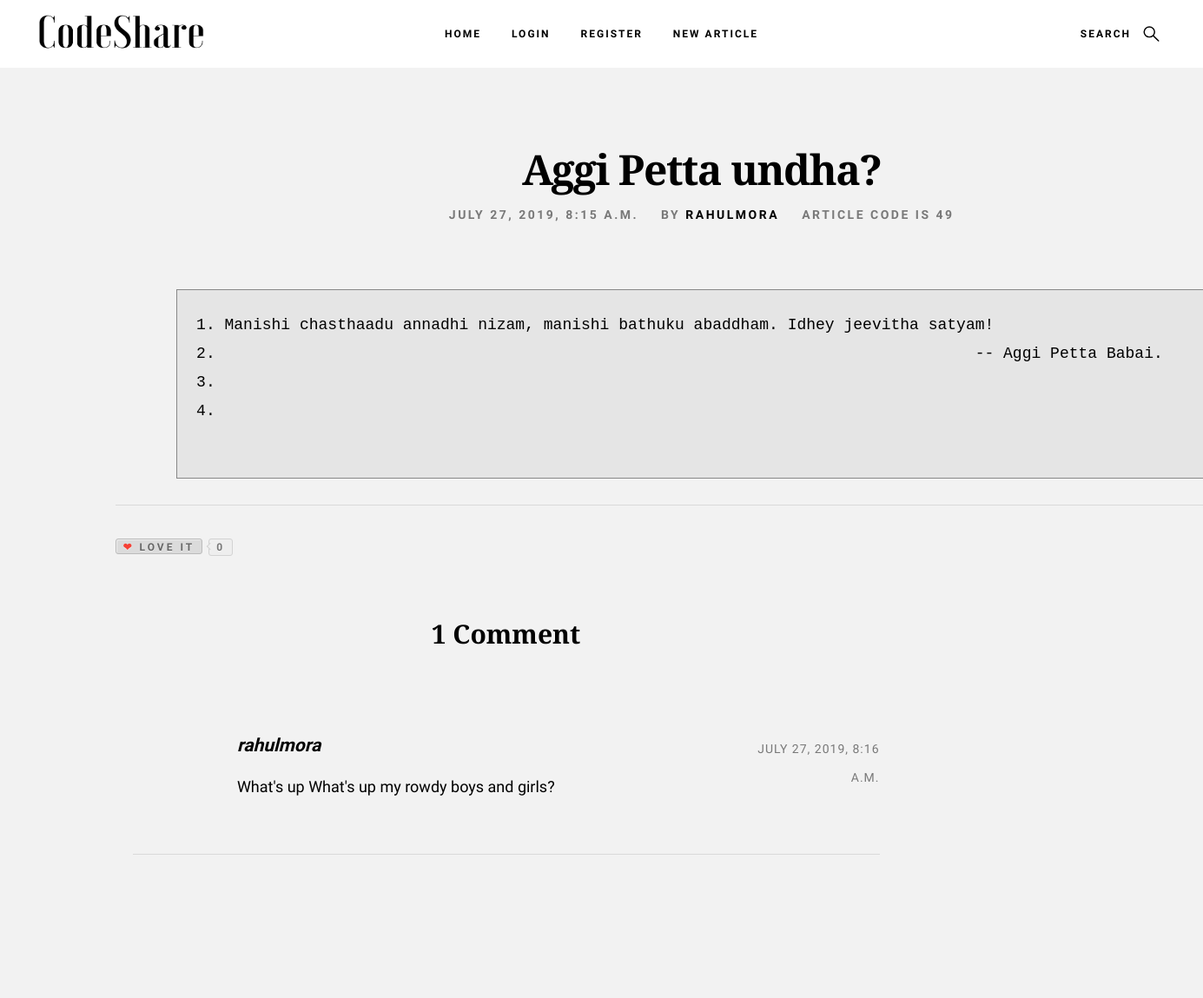
Before: /snippets/49/ with the older database file.
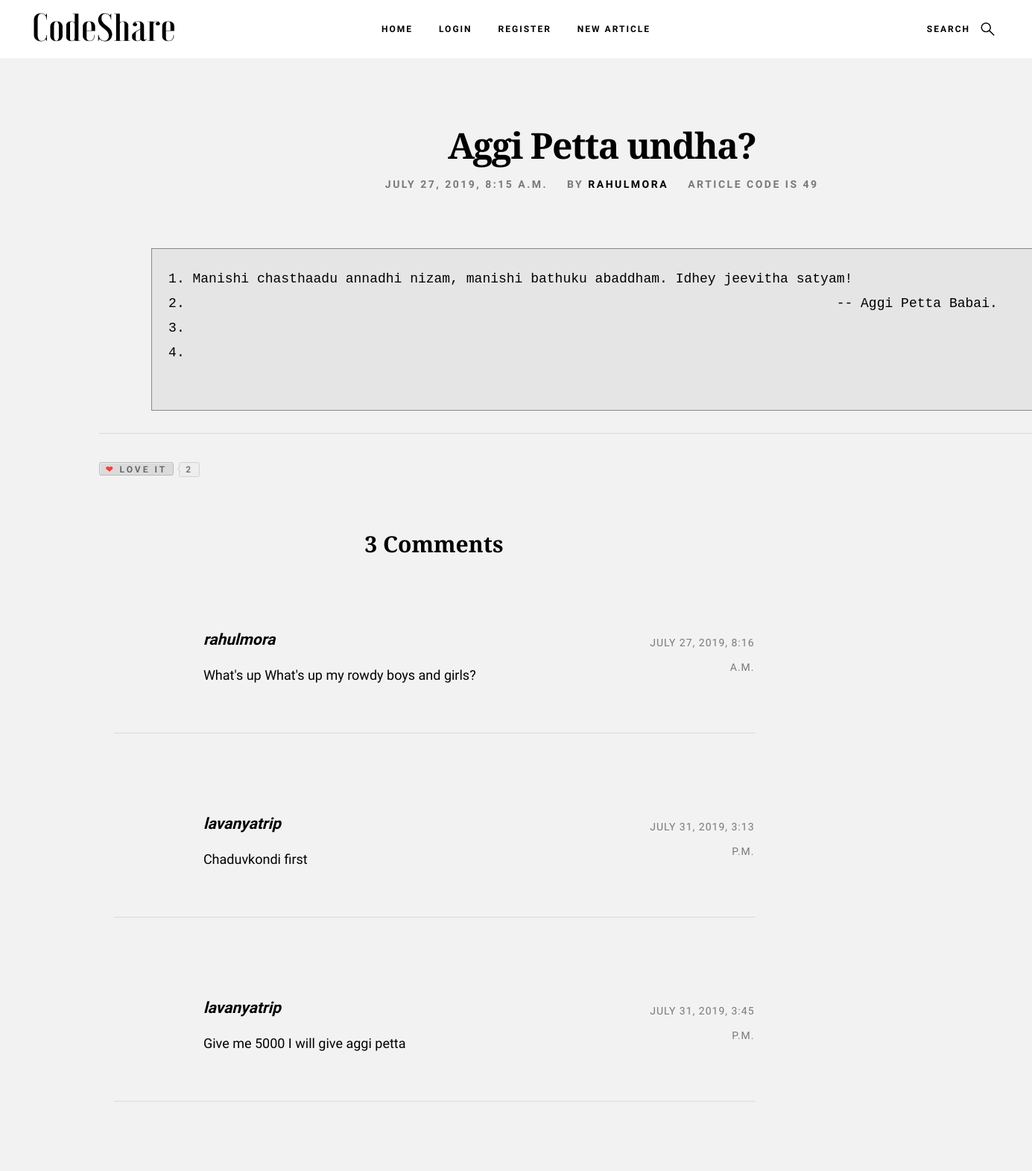
After: the same page with the newer database file.
### snippets/models.py (models this page shows, shortened)
class Code(models.Model):
	code_snippet = models.TextField()
	author = models.CharField(max_length = 200)
	pub_date = models.DateTimeField('date published')
	title = models.CharField(max_length = 100)
	likes = models.IntegerField(default=0)

class Comment(models.Model):
	comment_text = models.TextField()
	commentor = models.CharField(max_length=200)
	post_date = models.DateTimeField('date posted')
	code = models.ForeignKey("Code", on_delete=models.CASCADE)

### snippets/views.py (the view, shortened to what this page needs)
# urls.py: path('<int:code_id>/', views.viewCode, name = 'viewCode'),
def viewCode(request, code_id):
	if(Code.objects.filter(id=code_id)):
		a = Code.objects.get(pk=code_id)
		comments = Comment.objects.filter(code=a)
		l = len(comments)
		s = ""
		like_bool = 0
		if(True):
			context = {"code_object": a, "comments":comments, "comments_length":l}
			context["like_bool"] = like_bool
			return render(request, 'snippets/codeView.html', context)
		else:
			return None
	else:
		context = {"errorMessage" : "Invalid article code 😢"}
		return render(request, 'snippets/errorPage.html', context)

### snippets/templates/snippets/codeView.html (shortened to what this page needs)
{% extends "snippets/base1.html" %}
{% load static %}
{% block content %}
    <div class="container">
	<article class="row entry format-standard">
            <div class="entry__header col-full">
                <h1 class="entry__header-title display-1">
                    {{code_object.title}}
                </h1>
                <ul class="entry__header-meta">
                    <li class="date">{{code_object.pub_date}}</li>
                    <li class="byline">
                        By
                        <a href="/snippets/profile/{{code_object.author}}">{{code_object.author}}</a>
                    </li>
                    <li class="date">Article code is {{code_object.id}}</li>
                </ul>
            </div>
            <div class="col-full entry__main">
            	<pre class="prettyprint linenums">
            	</pre>
            </div>
            <hr>
                <p>
                  {% if like_bool == 0 %}
                      <a href="#" title="Love it" class="btn btn-counter" data-count="{{code_object.likes}}"><span>&#x2764;</span> Love it</a>
                    </p>
                 {% else %}
                      <a href="#" title="Love it" class="btn btn-counter active" data-count="{{code_object.likes}}"><span>&#x2764;</span> Love it</a>
                {% endif %}
	</article>
</div>
{% endblock %}
{% block comment_section %}
<div class="comments-wrap">
            <div id="comments" class="row">
                <div class="col-full">
                    {% if comments_length == 0 %}
                        <label style='font-family: "Libre Baskerville" '>No comments as of now. Add one in appreciation of the author 🙃</label>
                    {% else %}
                        {% if comments_length == 1 %}
                            <h3 class="h2">1 Comment</h3>
                        {% else %}
                            <h3 class="h2">{{comments_length}} Comments</h3>
                        {% endif %}
                    {% endif %}
                    <ol class="commentlist">
                        {% for comment in comments %}
                        <li class="depth-1 comment">
                            <div class="comment__content">
                                <div class="comment__info">
                                    <h4><cite style="color: black">{{ comment.commentor}}</cite></h4>
                                    <div class="comment__meta">
                                        <time class="comment__time">{{comment.post_date}}</time>
                                    </div>
                                </div>
                                <div class="comment__text">
                                <p style="color:black">{{comment.comment_text}}</p>
                                </div>
                            </div>
                        </li>
                        <hr>
                        {% endfor %}
                    </ol>
                </div>
            </div>
        </div>
{% endblock %}

### snippets/templates/snippets/base1.html (shortened to what this page needs)
<!DOCTYPE html>
<html class="no-js" lang="en">
<head>
    {% load static %}
    <link rel="stylesheet" href="{% static 'snippets/css/base.css' %}">
    <link rel="stylesheet" href="{% static 'snippets/css/main.css' %}">
    <link rel="stylesheet" href="{% static 'snippets/lib/codemirror.css' %}">
    <link rel="stylesheet" href="{% static 'snippets/theme/monokai.css' %}">
</head>
<body id="top">
    <header class="s-header header">
        <div class="header__logo">
            <a class="logo" href="/snippets">
                <img src="{% static 'snippets/images/logo_cs.png' %}" alt="Homepage">
            </a>
        </div>
        <a class="header__search-trigger" href="#0"></a>
        <nav class="header__nav-wrap">
            <ul class="header__nav">
                <li class="current"><a href="/snippets" title="">Home</a></li>
                {% if user.is_authenticated %}
                <li class="has-children">
                    <a href="#0" title="">{{user.get_username}}</a>
                    <ul class="sub-menu">
                        <li><a href="/snippets/profile/{{user.get_username}}">Profile</a></li>
                        <li><a href="{% url 'logout'%}?next={{request.path}}">Logout</a></li>
                    </ul>
                </li>
                {% else %}
                <li class="current"><a href="{% url 'login'%}?next={{request.path}}" title="">Login</a></li>
                <li class="current"><a href="/snippets/register" title="">Register</a></li>
                {% endif %}
                <li class="current"><a href="/snippets/newCodeSnippet" title="">New Article</a></li>
            </ul>
        </nav>
    </header>
    <br>
    <section class="s-content">
        <div class="row entries-wrap wide">
            <div class="entries" id="articles">
                {% block content %}
                {% endblock %}
            </div>
        {% block comment_section %}
            {% endblock %}
        </div>
    </section>
</body>
</html>

### snippets/templates/snippets/codeView.html (style rules this page uses)
pre.prettyprint { padding-left: 38px; border: 1px solid #888; color: black; }

Changed rows visible on the page:
changed Code "Aggi Petta undha?": likes 0 → 2 (drawn)
added Comment: commentor "lavanyatrip", post_date "JULY 31, 2019, 3:13 P.M.", comment_text "Chaduvkondi first"
added Comment: commentor "lavanyatrip", post_date "JULY 31, 2019, 3:45 P.M.", comment_text "Give me 5000 I will give aggi petta"
Other visible differences:
{{ comments_length }}: (not shown) → "3"
text no longer shown: "1 Comment"
text now shown: "Comments"
